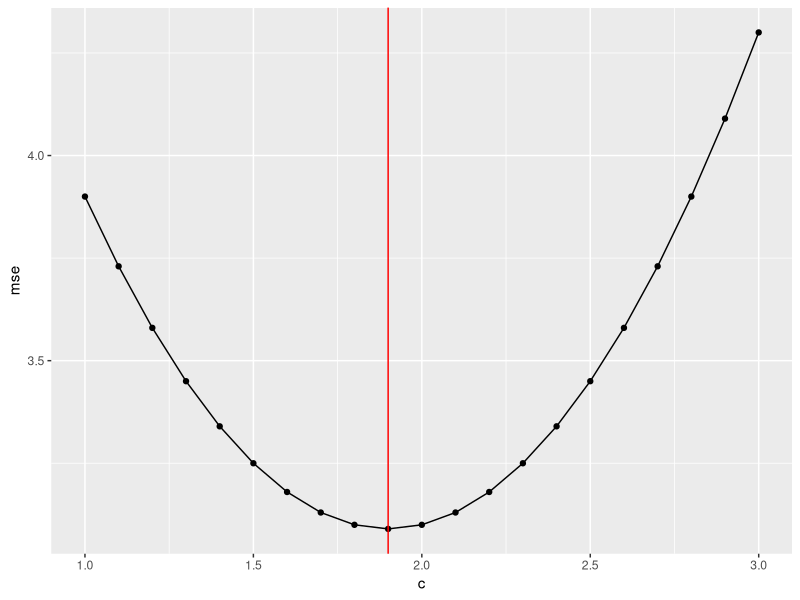
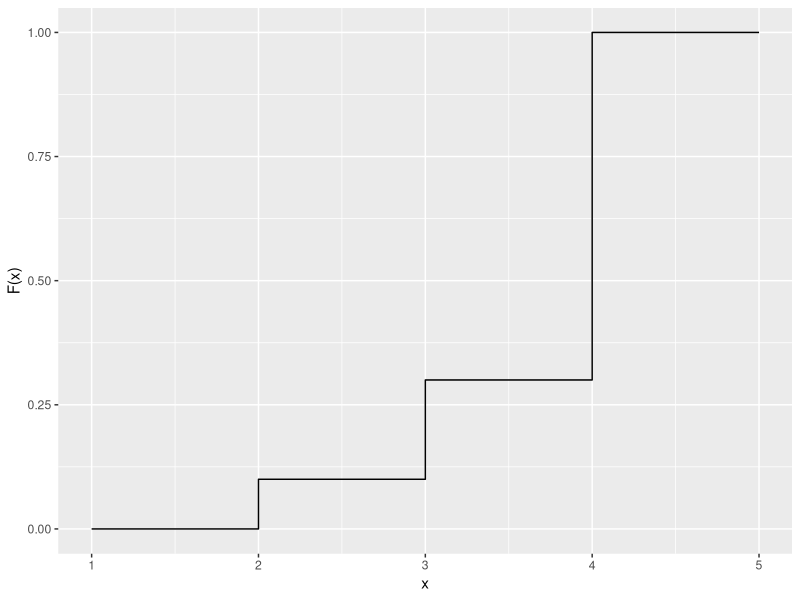
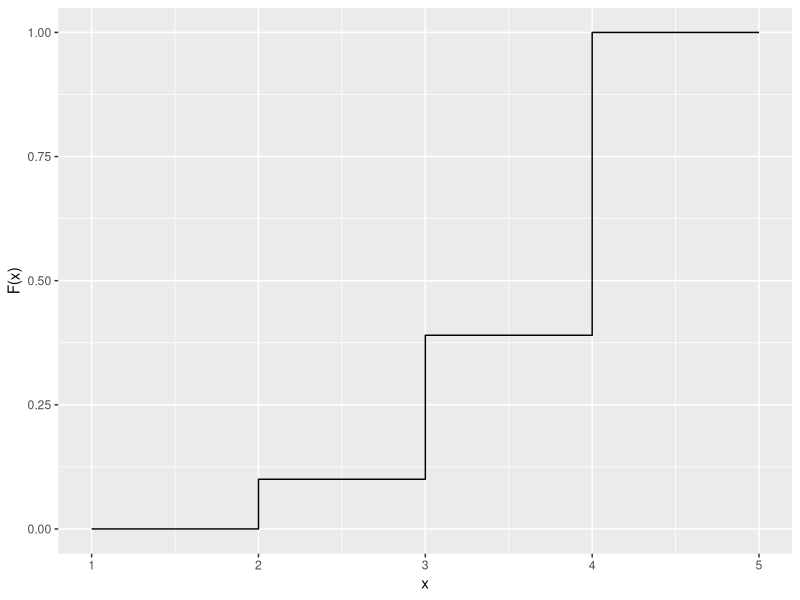
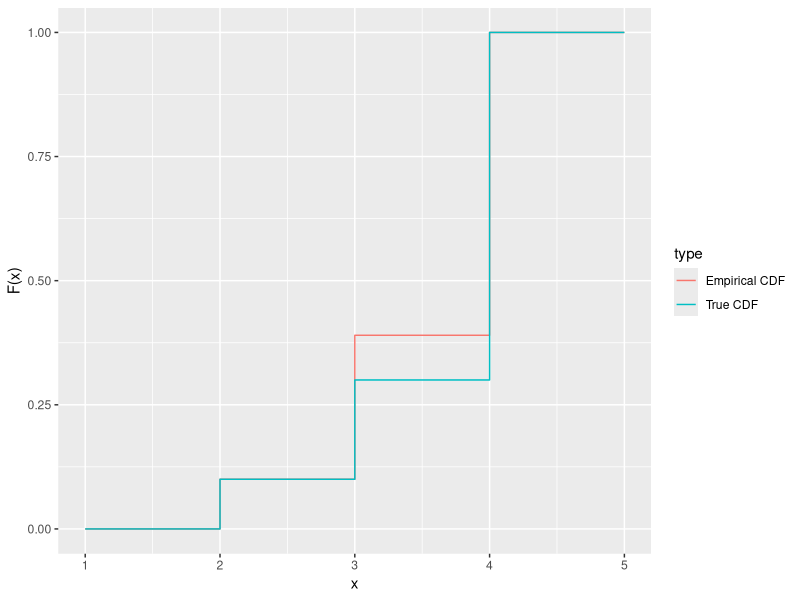

Recreate these plots in R, in order.
## ---- chunk 1
knitr::opts_chunk$set(echo = TRUE)
library(tidyverse)
## ---- chunk 2
exp_func <- function(x, probs){
  sum(x * probs)
}
exp_func(x = c(0, 1, 4), probs = c(.3, .3, .4))
## ---- chunk 3
mse_func <- function(x, probs, c){
  sum(probs*(x - c)^2)
}
mse_func(x = c(0, 1, 4), probs = c(.3, .3, .4), c = 1)
mse_func(x = c(0, 1, 4), probs = c(.3, .3, .4), c = 2)
## ---- chunk 4
cs <- seq(1, 3, by = .1)
# tedious way 
mses <- c(mse_func(x = c(0, 1, 4), probs = c(.3, .3, .4), c = 1),
          mse_func(x = c(0, 1, 4), probs = c(.3, .3, .4), c = 1.1),
          mse_func(x = c(0, 1, 4), probs = c(.3, .3, .4), c = 1.2),
          mse_func(x = c(0, 1, 4), probs = c(.3, .3, .4), c = 1.3),
          mse_func(x = c(0, 1, 4), probs = c(.3, .3, .4), c = 1.4),
          mse_func(x = c(0, 1, 4), probs = c(.3, .3, .4), c = 1.5),
          mse_func(x = c(0, 1, 4), probs = c(.3, .3, .4), c = 1.6),
          mse_func(x = c(0, 1, 4), probs = c(.3, .3, .4), c = 1.7),
          mse_func(x = c(0, 1, 4), probs = c(.3, .3, .4), c = 1.8),
          mse_func(x = c(0, 1, 4), probs = c(.3, .3, .4), c = 1.9),
          mse_func(x = c(0, 1, 4), probs = c(.3, .3, .4), c = 2),
          mse_func(x = c(0, 1, 4), probs = c(.3, .3, .4), c = 2.1),
          mse_func(x = c(0, 1, 4), probs = c(.3, .3, .4), c = 2.2),
          mse_func(x = c(0, 1, 4), probs = c(.3, .3, .4), c = 2.3),
          mse_func(x = c(0, 1, 4), probs = c(.3, .3, .4), c = 2.4),
          mse_func(x = c(0, 1, 4), probs = c(.3, .3, .4), c = 2.5),
          mse_func(x = c(0, 1, 4), probs = c(.3, .3, .4), c = 2.6),
          mse_func(x = c(0, 1, 4), probs = c(.3, .3, .4), c = 2.7),
          mse_func(x = c(0, 1, 4), probs = c(.3, .3, .4), c = 2.8),
          mse_func(x = c(0, 1, 4), probs = c(.3, .3, .4), c = 2.9),
          mse_func(x = c(0, 1, 4), probs = c(.3, .3, .4), c = 2))
# less tedious ways 
mses <- sapply(cs, mse_func, x = c(0, 1, 4), probs = c(.3, .3, .4)) # base R
mses <- map_dbl(cs, mse_func, x = c(0, 1, 4), probs = c(.3, .3, .4)) # tidy
tibble(c = cs, mse = mses) |> 
  ggplot(aes(x = c, y = mse)) + 
  geom_point() + 
  geom_line() + 
  geom_vline(xintercept = 1.9, col = "red")
## ---- chunk 5
cdf <- tibble(x = c(1, 2, 2, 3, 3, 4, 4, 5),
       y = c(0, 0, .1, .1, .3, .3, 1, 1)) 
cdf |> 
  ggplot(aes(x = x, y = y)) +
  geom_path() + 
  labs(x = "x", y = "F(x)")
## ---- chunk 6
samp <- sample(c(2,3,4), size = 100, replace = T, prob = c(.1, .2, .7))
ecdf <- tibble(x = c(1, 2, 2, 3, 3, 4, 4, 5),
       y = c(0, 0, rep(mean(samp <= 2), 2), rep(mean(samp <= 3), 2), 1, 1))
ecdf |> 
  ggplot(aes(x = x, y = y)) +
  geom_path() + 
  labs(x = "x", y = "F(x)")
## ---- chunk 7
bind_rows(
  cdf |> mutate(type = "True CDF"),
  ecdf |> mutate(type = "Empirical CDF")
) |> 
  ggplot(aes(x = x, y = y, col = type)) +
  geom_path() + 
  labs(x = "x", y = "F(x)")
## ---- chunk 8
bind_rows(
  tibble(x = 0, y = 0),
  tibble(x = 1, y = 0),
  tibble(x = 1, y = 1) %>% 
    expand_grid(rep = 1:2)) -> dat

cov3 <- cov(dat$x, dat$y)
cov3
## ---- chunk 9
cov3*(nrow(dat)-1)/nrow(dat)
